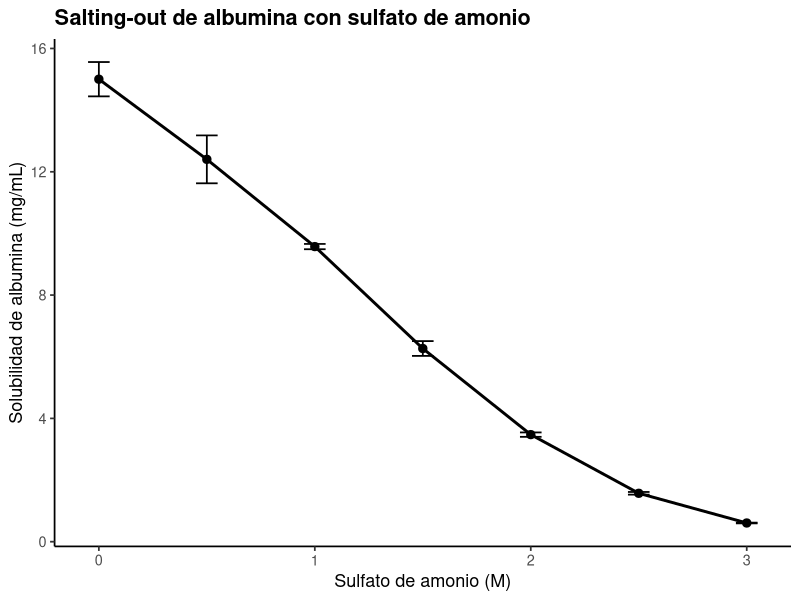
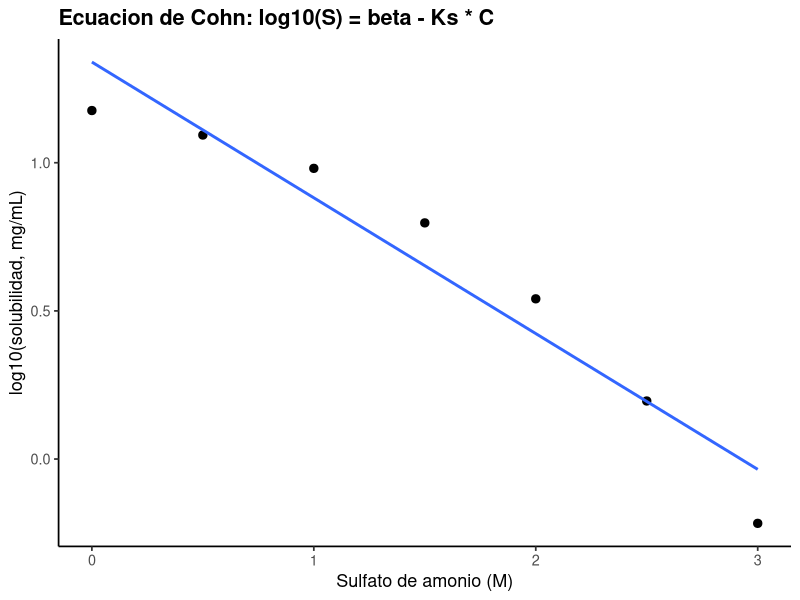
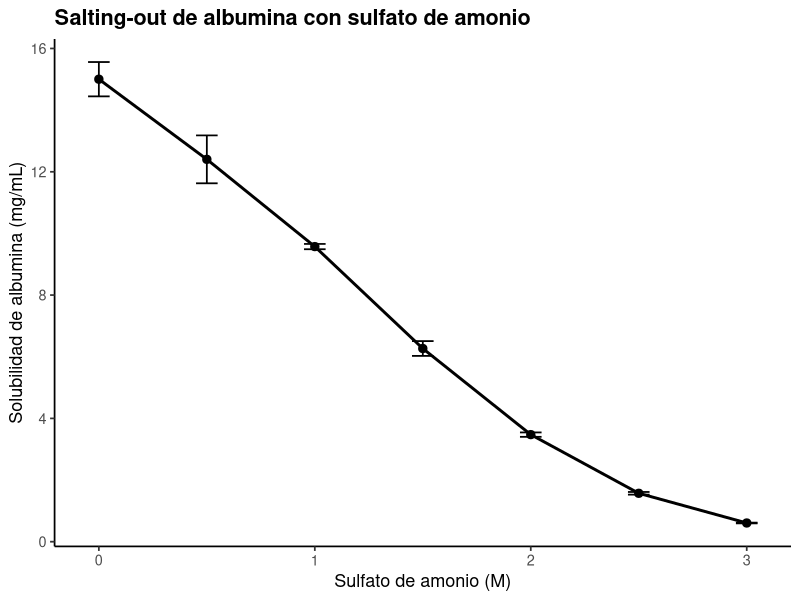
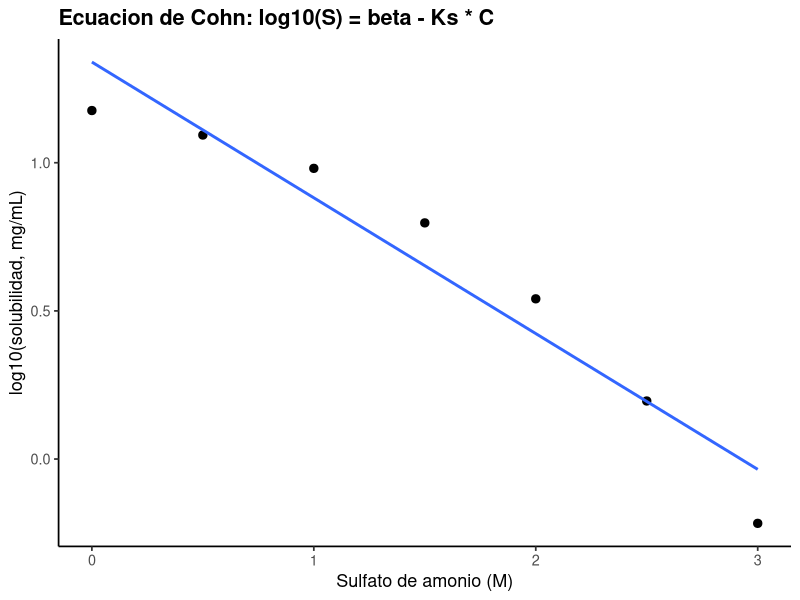

Here is the R script that generated these plots, in order:
# ==========================================================================
# 02. Precipitacion: ecuacion de Cohn (salting-out)
# ==========================================================================
# Autor: Dr. Jose Juan Torres Martinez
# Docente de Ciencias Quimicas
# Universidad Autonoma de San Luis Potosi (UASLP)
# Mexico
#
# Material academico para estudiantes
# Serie "Bioseparaciones" - Teoria, Unidad 2. Precipitacion
#
# Descripcion: Recorrido por la planta, segunda parada: el tanque de precipitacion. Aqui se agrega sulfato de amonio al caldo con albumina y se mide cuanta proteina queda disuelta a cada molaridad de sal. Se ajusta la ecuacion de Cohn, log10(S) = beta - Ks * C, a la solubilidad medida: la pendiente da Ks y la ordenada da beta, ambas calculadas por regresion a partir de los datos. Lo que se aprende aqui dice cuanta sal hay que agregar para precipitar la fraccion que se quiere.
#
# Objetivos de aprendizaje:
#   - Ajustar la ecuacion de Cohn por regresion lineal.
#   - Interpretar Ks como la sensibilidad de la solubilidad a la sal.
#   - Distinguir salting-in (solubilidad que sube con poca sal) de salting-out (solubilidad que cae con mucha sal).

# Datos: datos_cohn.csv (solubilidad de albumina medida, 3 replicas por molaridad de sulfato de amonio).
# Recorrido: llegamos al tanque de precipitacion con la albumina caracterizada en la parada anterior. Primera parada: resumir la solubilidad medida a cada molaridad de sal. Segunda parada: ajustar la ecuacion de Cohn y leer Ks y beta. En cada parada medimos, calculamos y comentamos que significa el resultado antes de seguir.
# ==========================================================================

library(tidyverse)

# --------------------------------------------------------------------------
# Parada 1. Leer los datos y resumir por molaridad
# --------------------------------------------------------------------------
# Estamos frente al tanque de precipitacion. Tomamos las muestras del tanque a cada molaridad de sal y resumimos la solubilidad medida con su desviacion estandar: esa tabla es la foto de como la sal va sacando a la albumina de la solucion.
datos <- read_csv("datos_cohn.csv", show_col_types = FALSE)

resumen <- datos %>%
  group_by(molaridad_sulfato_M) %>%
  summarise(
    solubilidad_media = mean(solubilidad_mg_ml),
    de = sd(solubilidad_mg_ml),
    .groups = "drop"
  )

print(resumen)

# --------------------------------------------------------------------------
# Parada 2. Ajuste de la ecuacion de Cohn
# --------------------------------------------------------------------------
# Seguimos en el tanque: ahora ajustamos la ecuacion de Cohn a los datos resumidos. La pendiente del ajuste es Ks, que dice que tan sensible es la solubilidad a la sal, y la ordenada es beta. Con esos dos numeros se predice a que concentracion de sal cae la solubilidad a 1 mg/mL.
# Ecuacion de Cohn: log10(S) = beta - Ks * C, donde S es la solubilidad
# en mg/mL y C la molaridad de la sal. Se ajusta log10(S) contra C.
ajuste <- lm(log10(solubilidad_media) ~ molaridad_sulfato_M, data = resumen)
print(summary(ajuste))

beta <- coef(ajuste)[["(Intercept)"]]
ks <- -coef(ajuste)[["molaridad_sulfato_M"]]

tabla_cohn <- tibble(beta = beta, ks_por_M = ks)
print(tabla_cohn)

# Concentracion de sal a la que la solubilidad cae a 1 mg/mL.
c_1mg_ml <- (beta - log10(1)) / ks
print(tibble(c_sal_1_mg_ml_M = c_1mg_ml))

# --------------------------------------------------------------------------
# Parada 3. Grafica 1: solubilidad contra molaridad de sal
# --------------------------------------------------------------------------
# Graficamos lo que pasa dentro del tanque: cada punto es la solubilidad media a una molaridad de sal, con su barra de desviacion estandar.
grafica_s <- ggplot(
  resumen,
  aes(x = molaridad_sulfato_M, y = solubilidad_media)
) +
  geom_errorbar(aes(ymin = solubilidad_media - de,
                    ymax = solubilidad_media + de),
                width = 0.1, linewidth = 0.6) +
  geom_line(linewidth = 1) +
  geom_point(size = 2.5) +
  labs(
    x = "Sulfato de amonio (M)",
    y = "Solubilidad de albumina (mg/mL)",
    title = "Salting-out de albumina con sulfato de amonio"
  ) +
  theme_classic(base_size = 13) +
  theme(plot.title = element_text(face = "bold"))

print(grafica_s)

# --------------------------------------------------------------------------
# Parada 4. Grafica 2: ajuste de Cohn (log10 S contra C)
# --------------------------------------------------------------------------
# Seguimos a la segunda grafica: la misma solubilidad en escala logaritmica, donde el ajuste de Cohn se ve como una recta. Si los puntos caen sobre la recta, el modelo describe lo que pasa en el tanque.
grafica_cohn <- ggplot(
  resumen,
  aes(x = molaridad_sulfato_M, y = log10(solubilidad_media))
) +
  geom_point(size = 2.5) +
  geom_smooth(method = "lm", se = FALSE, linewidth = 1) +
  labs(
    x = "Sulfato de amonio (M)",
    y = "log10(solubilidad, mg/mL)",
    title = "Ecuacion de Cohn: log10(S) = beta - Ks * C"
  ) +
  theme_classic(base_size = 13) +
  theme(plot.title = element_text(face = "bold"))

print(grafica_cohn)

# --------------------------------------------------------------------------
# 5. Exportar las graficas
# --------------------------------------------------------------------------
# Antes de salir del tanque de precipitacion guardamos las dos graficas del recorrido.
ggsave("02_solubilidad.png", grafica_s,
       width = 18, height = 12, units = "cm", dpi = 300)
ggsave("02_cohn.png", grafica_cohn,
       width = 18, height = 12, units = "cm", dpi = 300)

# --------------------------------------------------------------------------
# Interpretacion
# --------------------------------------------------------------------------
# Grafica 1 (solubilidad contra molaridad): el eje x es la molaridad de sulfato de amonio en M y el eje y es la solubilidad de albumina en mg/mL.
# - La solubilidad cae de 15 mg/mL sin sal a menos de 1 mg/mL a 3 M: el salting-out es fuerte y monotono en este intervalo. Esto significa que en el tanque basta subir la sal para sacar casi toda la albumina de la solucion, y por eso lo siguiente es separar ese precipitado en la centrifuga.
# Grafica 2 (ajuste de Cohn): el eje x es la molaridad de sulfato de amonio en M y el eje y es log10 de la solubilidad en mg/mL (escala logaritmica).
# - El ajuste de Cohn es lineal en escala logaritmica; su pendiente Ks mide cuanto baja la solubilidad por cada mol por litro de sal. Esto significa que con Ks y beta se calcula la sal necesaria para cualquier fraccion que se quiera precipitar.

# --------------------------------------------------------------------------
# Que aprendimos
# --------------------------------------------------------------------------
# - La ecuacion de Cohn se obtiene de los datos por regresion, no de un valor supuesto: beta y Ks salen del ajuste.
# - Con Ks y beta se predice a que concentracion de sal precipita una fraccion dada de la proteina.
# Terminamos el recorrido en el tanque de precipitacion: ya sabemos cuanta sal precipita la albumina y como calcularlo. Seguimos a la siguiente parada de la linea: el equipo de rompimiento celular, donde se libera la proteina que esta dentro de las celulas.
